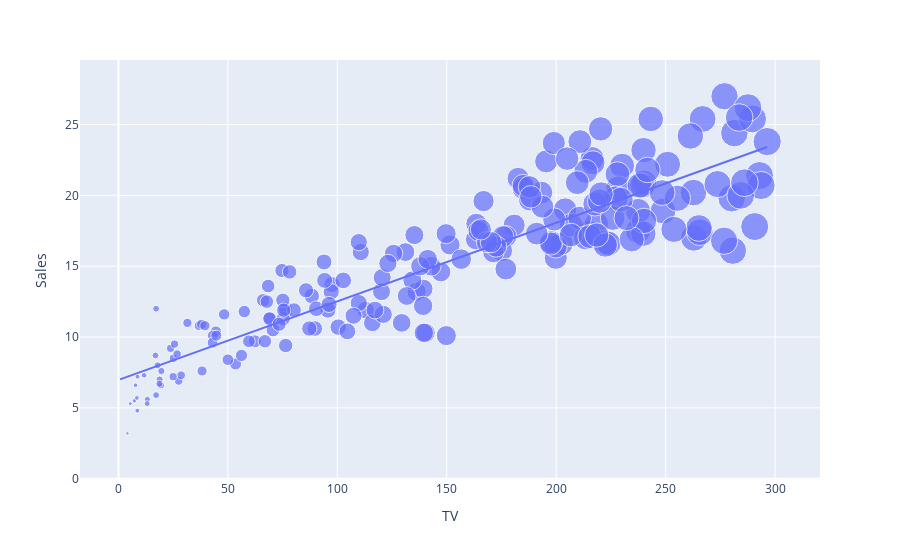

Write notebook code for a chart like this one.
### Code cell
figure = px.scatter(data_frame=df, x='TV', y='Sales', trendline='ols', size='TV')
figure.show()

### Figure 1 — Plotly figure (JSON) as saved in the notebook; plotly's stock layout.template omitted (floating-point values rounded to 4 significant figures; data arrays with more than 128 entries replaced by an {"elided": "..."} marker saying what was removed)
{"data": [{"hovertemplate": "TV=%{marker.size}<br>Sales=%{y}<extra></extra>", "legendgroup": "", "marker": {"color": "#636efa", "size": {"elided": "200 float values"}, "sizemode": "area", "sizeref": 0.741, "symbol": "circle"}, "mode": "markers", "name": "", "orientation": "v", "showlegend": false, "type": "scatter", "x": {"elided": "200 float values"}, "xaxis": "x", "y": {"elided": "200 float values"}, "yaxis": "y"}, {"hovertemplate": "<b>OLS trendline</b><br>Sales = 0.0554648 * TV + 6.97482<br>R<sup>2</sup>=0.812176<br><br>TV=%{x}<br>Sales=%{y} <b>(trend)</b><extra></extra>", "legendgroup": "", "marker": {"color": "#636efa", "symbol": "circle"}, "mode": "lines", "name": "", "showlegend": false, "type": "scatter", "x": {"elided": "200 float values"}, "xaxis": "x", "y": {"elided": "200 float values"}, "yaxis": "y"}], "layout": {"legend": {"itemsizing": "constant", "tracegroupgap": 0}, "margin": {"t": 60}, "xaxis": {"anchor": "y", "domain": [0, 1], "title": {"text": "TV"}}, "yaxis": {"anchor": "x", "domain": [0, 1], "title": {"text": "Sales"}}}}
